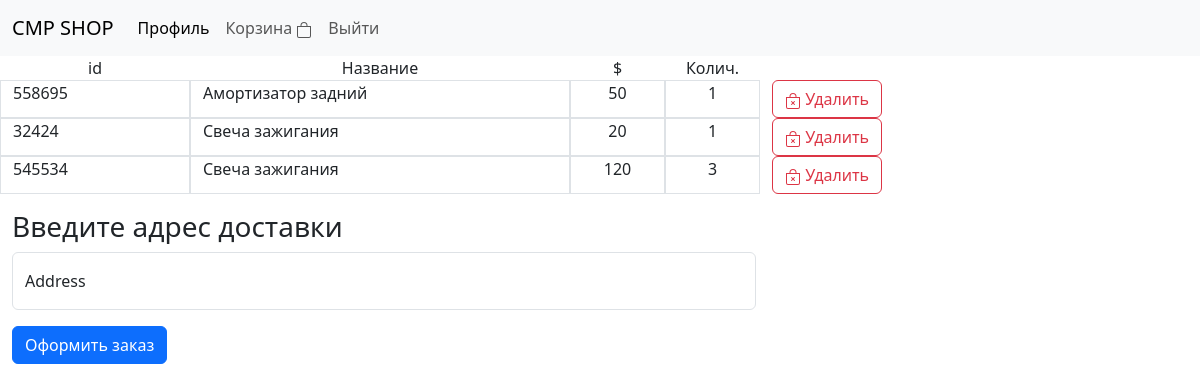
/basket (signed in), run on the app's committed database.
### app/models.py (models this page shows, shortened)
class Basket(Base):
    __tablename__ = 'basket'
    id = Column(Integer, primary_key=True)
    amount = Column(Integer)
    part_id = Column(Integer, ForeignKey('part.id'))
    part = relationship('Part', back_populates='parent')
    order_id = Column(Integer, ForeignKey('order.id'))
    order = relationship('Order', back_populates='parent')

class Part(Base):
    __tablename__ = 'part'
    id = Column(Integer, primary_key=True)
    part_number = Column(String)
    description = Column(String)  # полное название детали
    price = Column(Integer)
    amount = Column(Integer)
    model_id = Column(Integer, ForeignKey('model.id'),  nullable=False)
    model = relationship('Model', back_populates="parent")
    element_id = Column(Integer, ForeignKey('element.id'), nullable=False)
    element = relationship('Element', back_populates="parent")
    parent = relationship('Basket', back_populates='part')   # переделать

### app/main/routes.py (the view, shortened to what this page needs)
@bp.route('/basket', methods=['GET', 'POST'])
def basket():
    form = RegistrationOrder(request.form)
    order = session.query(Order).filter(Order.user_id == current_user.id).filter(Order.status == None).first()
    if order == None:
        basket = 'Корзина пуста!'
    else:
        basket = session.query(Basket).filter(Basket.order_id == order.id).group_by(Basket.part_id).all()
        if basket == []:
            basket = 'Корзина пуста!'
    return render_template('main/basket.html', basket=basket, form=form)

### app/main/forms.py
class RegistrationOrder(Form):
    address = StringField("Address", [DataRequired(message='Введите адрес доставки!')])
    submit = SubmitField('Заказать!')

### app/models.py (called while the page is built)
@login.user_loader
def load_user(id):
    user = session.query(User).get(int(id))
    return user

### app/templates/main/basket.html (shortened to what this page needs)
{% extends "base.html" %}
{% block content %}
{% if basket == 'Корзина пуста!' %}
    <h3>{{ basket }}</h3>
{% else %}
<div class="container-md float-start">
    <div class="row text-center">
        <div class="col-2">id</div>
        <div class="col-4">Название</div>
        <div class="col-1">$</div>
        <div class="col-1">Колич.</div>
    </div>
    <div class="row mb-3">
    {% for b in basket %}
        <div class="col-2 text-left border">{{ b.part.part_number }}</div>
        <div class="col-4 text-left border">{{ b.part.description }}</div>
        <div class="col-1 text-center border">{{ b.part.price * b.amount }}</div>
        <div class="col-1 text-center border">{{ b.amount }}</div>
        <div class="col-3 text-left">
            <a href="{{ url_for('main.deleteFromBasket', order_id=b.order_id, part_id=b.part_id) }}">
                <button type="button" class="btn btn-outline-danger">
                    Удалить
                  </button>
            </a>
    </div>
    {% endfor %}
    </div>
    <h3>Введите адрес доставки</h3>
    <form action="" method="POST" novalidate>
        <div class="form-floating mb-3">
            {% if form.address.errors %}
            {% for error in form.address.errors %}
            <div class="form-floating col-sm-8">
                {{ form.address(class="form-control is-invalid", id="floatingInputInvalid", placeholder="Адрес") }}
                <label for="floatingInputInvalid">{{ error }}</label>
            </div>
            {% endfor %}
            {% else %}
            <div class="form-floating col-sm-8">
            {{ form.address(class="form-control", id="floatingInput", placeholder="Адрес") }}
            {{ form.address.label(for="floatingInput") }}
            </div>
            {% endif %}
        </div>
        <button type="submit" class="btn btn-primary">Оформить заказ</button>
    </form>
</div>
{% endif %}
{% endblock%}

### data on the page
Basket: part.part_number "558695", part.description "Амортизатор задний", b.part.price*b.amount "50", amount "1"
Basket: part.part_number "32424", part.description "Свеча зажигания", b.part.price*b.amount "20", amount "1"
Basket: part.part_number "545534", part.description "Свеча зажигания", b.part.price*b.amount "120", amount "3"
